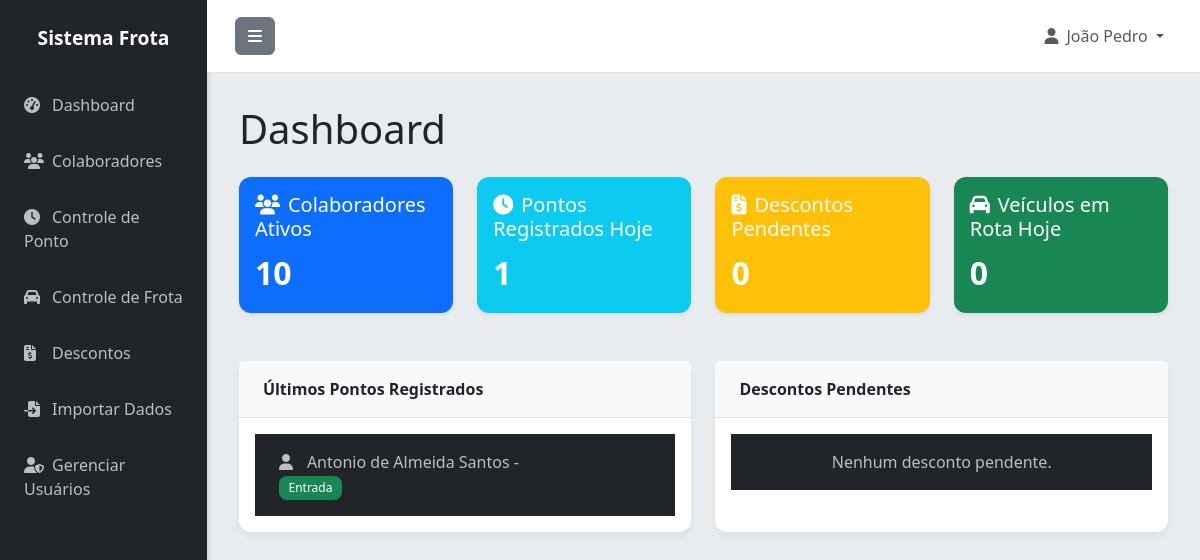
The page / (signed in) on the database as committed earlier.
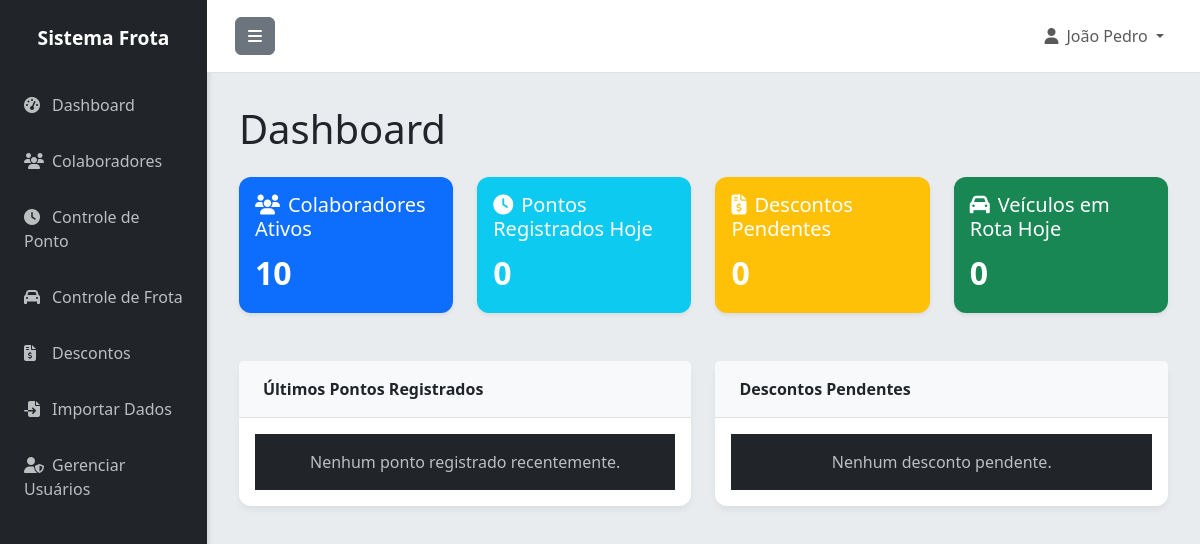
The same page on the database as committed later.
### app.py (models this page shows)
class Ponto(db.Model):
    id = db.Column(db.Integer, primary_key=True)
    colaborador_id = db.Column(db.Integer, db.ForeignKey('colaborador.id'), nullable=False)
    data_hora = db.Column(db.DateTime, nullable=False)
    tipo = db.Column(db.String(10), nullable=False)  # entrada ou saida
    observacao = db.Column(db.Text)
    extraordinario = db.Column(db.Boolean, default=False)
    criado_em = db.Column(db.DateTime, default=datetime.utcnow)

class Colaborador(db.Model):
    id = db.Column(db.Integer, primary_key=True)
    nome = db.Column(db.String(100), nullable=False)
    matricula = db.Column(db.String(50), unique=True, nullable=False)
    cpf = db.Column(db.String(14), unique=True)
    telefone = db.Column(db.String(20))
    email = db.Column(db.String(120))
    veiculo_vinculado = db.Column(db.String(20))
    ativo = db.Column(db.Boolean, default=True)
    criado_em = db.Column(db.DateTime, default=datetime.utcnow)
    pontos = db.relationship('Ponto', backref='colaborador', lazy=True, cascade='all, delete-orphan')
    frotas = db.relationship('Frota', backref='motorista_obj', lazy=True)
    descontos = db.relationship('Desconto', backref='colaborador', lazy=True)

### app.py (the view)
@app.route('/')
@login_required
def index():
    total_colaboradores = Colaborador.query.filter_by(ativo=True).count()
    total_pontos_hoje = Ponto.query.filter(
        db.func.date(Ponto.data_hora) == date.today()
    ).count()
    total_descontos_pendentes = Desconto.query.filter_by(status='pendente').count()
    total_frota_hoje = Frota.query.filter_by(data=date.today()).count()
    ultimos_pontos = Ponto.query.order_by(Ponto.data_hora.desc()).limit(5).all()
    ultimos_descontos = Desconto.query.filter_by(status='pendente').order_by(Desconto.criado_em.desc()).limit(5).all()
    return render_template('index.html',
                         total_colaboradores=total_colaboradores,
                         total_pontos_hoje=total_pontos_hoje,
                         total_descontos_pendentes=total_descontos_pendentes,
                         total_frota_hoje=total_frota_hoje,
                         ultimos_pontos=ultimos_pontos,
                         ultimos_descontos=ultimos_descontos)

### app.py (called while the page is built, shortened)
@login_manager.user_loader
def load_user(user_id):
    return Usuario.query.get(int(user_id))

@app.before_request
def create_tables():
    db.create_all()

### templates/index.html (shortened to what this page needs)
{% extends "base.html" %}
{% block content %}
<h1 class="mb-4">Dashboard</h1>
<div class="row">
    <div class="col-md-3 mb-4">
        <div class="card bg-primary text-white h-100 shadow-sm">
            <div class="card-body">
                <h5 class="card-title"><i class="fas fa-users me-2"></i>Colaboradores Ativos</h5>
                <p class="card-text fs-2 fw-bold">{{ total_colaboradores }}</p>
            </div>
        </div>
    </div>
    <div class="col-md-3 mb-4">
        <div class="card bg-info text-white h-100 shadow-sm">
            <div class="card-body">
                <h5 class="card-title"><i class="fas fa-clock me-2"></i>Pontos Registrados Hoje</h5>
                <p class="card-text fs-2 fw-bold">{{ total_pontos_hoje }}</p>
            </div>
        </div>
    </div>
    <div class="col-md-3 mb-4">
        <div class="card bg-warning text-white h-100 shadow-sm">
            <div class="card-body">
                <h5 class="card-title"><i class="fas fa-file-invoice-dollar me-2"></i>Descontos Pendentes</h5>
                <p class="card-text fs-2 fw-bold">{{ total_descontos_pendentes }}</p>
            </div>
        </div>
    </div>
    <div class="col-md-3 mb-4">
        <div class="card bg-success text-white h-100 shadow-sm">
            <div class="card-body">
                <h5 class="card-title"><i class="fas fa-car me-2"></i>Veículos em Rota Hoje</h5>
                <p class="card-text fs-2 fw-bold">{{ total_frota_hoje }}</p>
            </div>
        </div>
    </div>
</div>
<div class="row mt-4">
    <div class="col-md-6">
        <div class="card h-100">
            <div class="card-header">Últimos Pontos Registrados</div>
            <div class="card-body">
                <ul class="list-group list-group-flush">
                    {% for ponto in ultimos_pontos %}
                        <li class="list-group-item d-flex justify-content-between align-items-center">
                            <span>
                                <i class="fas fa-user me-2"></i>{{ ponto.colaborador.nome }} -
                                <span class="badge bg-{{ 'success' if ponto.tipo == 'entrada' else 'danger' }}">{{ ponto.tipo|capitalize }}</span>
                            </span>
                            <small class="text-muted">{{ ponto.data_hora.strftime('%d/%m/%Y %H:%M') }}</small>
                        </li>
                    {% else %}
                        <li class="list-group-item text-center text-muted">Nenhum ponto registrado recentemente.</li>
                    {% endfor %}
                </ul>
            </div>
        </div>
    </div>
    <div class="col-md-6">
        <div class="card h-100">
            <div class="card-header">Descontos Pendentes</div>
            <div class="card-body">
                <ul class="list-group list-group-flush">
                    {% for desconto in ultimos_descontos %}
                        <li class="list-group-item">
                            <div class="d-flex w-100 justify-content-between">
                                <h6 class="mb-1">{{ desconto.colaborador.nome }} - R$ {{ "%.2f"|format(desconto.valor) }}</h6>
                                <small class="text-muted">{{ desconto.data.strftime('%d/%m/%Y') }}</small>
                            </div>
                            <p class="mb-1 text-muted">{{ desconto.motivo }}</p>
                        </li>
                    {% else %}
                         <li class="list-group-item text-center text-muted">Nenhum desconto pendente.</li>
                    {% endfor %}
                </ul>
            </div>
        </div>
    </div>
</div>
{% endblock %}

Rows that differ between the two databases and show on the page:
removed Ponto: colaborador.nome "Antonio de Almeida Santos", tipo "Entrada"
Other text that changed with them:
{{ total_pontos_hoje }}: "1" → "0"
text now shown: "Nenhum ponto registrado recentemente."
